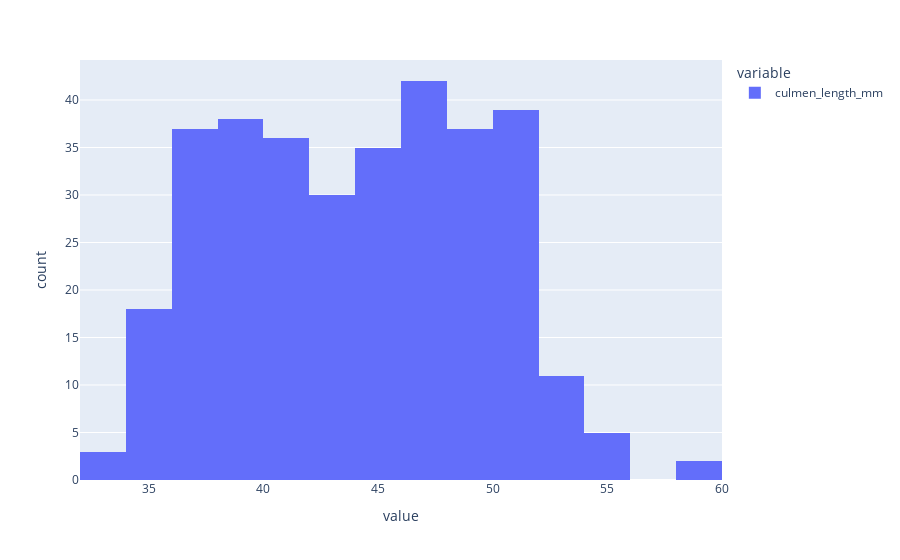

Here is the notebook cell this chart was saved with:
### Code cell
px.histogram(df['culmen_length_mm'])

### Figure 1 — Plotly figure (JSON) as saved in the notebook; plotly's stock layout.template omitted (floating-point values rounded to 4 significant figures; data arrays with more than 128 entries replaced by an {"elided": "..."} marker saying what was removed)
{"data": [{"alignmentgroup": "True", "bingroup": "x", "hovertemplate": "variable=culmen_length_mm<br>value=%{x}<br>count=%{y}<extra></extra>", "legendgroup": "culmen_length_mm", "marker": {"color": "#636efa", "pattern": {"shape": ""}}, "name": "culmen_length_mm", "offsetgroup": "culmen_length_mm", "orientation": "v", "showlegend": true, "type": "histogram", "x": {"elided": "333 float values"}, "xaxis": "x", "yaxis": "y"}], "layout": {"barmode": "relative", "legend": {"title": {"text": "variable"}, "tracegroupgap": 0}, "margin": {"t": 60}, "xaxis": {"anchor": "y", "domain": [0, 1], "title": {"text": "value"}}, "yaxis": {"anchor": "x", "domain": [0, 1], "title": {"text": "count"}}}}
